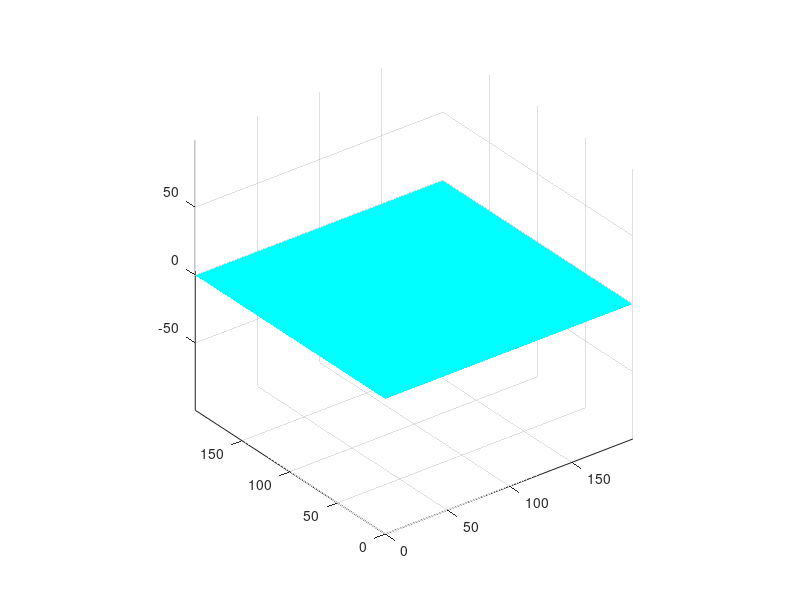

Recreate this plot in MATLAB. (Note: this script raises an error after producing the figure.)
c=1; % speed of wave;
dx=1; % space step;
dt=0.1; % time step;


szx=200;
szy=200; % sizes
tm=3000; % time
k=0.002; % decay factor
dp=0.01; % droplet probability per one time sterp
dsz=3; % droplet size
da=0.2; % droplet amplitude

gf=0.3; % gradient factor

x=0:dx:(szx-dx);
y=0:dx:(szy-dx); % space
t=0:dt:tm; % time

[X,Y] = meshgrid(x,y);

Lx=length(x);
Ly=length(y);

u=zeros(Ly,Lx); % initial value
%u(50,70)=100; 
uo=u; % previose = curent => velocties =0

close all;
hf=figure;
ha=axes;
% hi=imshow(I);
%hi=imagesc(x,y,u);
hi=surf(x,y,u);
set(hi,'EdgeColor','none','FaceColor',[0 1 1]);
%colorbar;
%set(ha,'clim',[-1 1]);
axis equal;
lighting phong;
light;

% cyan colormap:
% bl1=linspace(0,1,64)';
% bl2=linspace(0.0,1,64)';
% bl3=linspace(0.0,0,64)';
% bl=[bl3 bl2 bl1];
% colormap(bl);

D=[0 1 0; 1 -4 1; 0 1 0]; % 2d laplace operator

% sobel operator:
Gx=[-1 0 1; 
    -2 0 2;
    -1 0 1];
Gy=[-1 -2 -1;
    0 0 0;
    1 2 1];

kdt=k*dt;
c1=dt^2*c^2/dx^2;
lc=1;
dlc=15;
Ii=I;

% droplet as gaussian 
xd=-2*dsz:dx:2*dsz;
yd=-2*dsz:dx:2*dsz;
[Xd,Yd] = meshgrid(xd,yd);
Zd=-da*exp(-(Xd/dsz).^2-(Yd/dsz).^2);

for tt=t
    un=(2-kdt)*u+(kdt-1)*uo+c1*conv2(u,D,'same'); % new
    
    uo=u; % curent become old
    u=un; % new become current
    
    if mod(lc-1,dlc)==0
        %Xi=X+gf*conv2(u,Gx,'same');
        %Yi=Y+gf*conv2(u,Gy,'same');
        %Ii(:,:,1) = interp2(X,Y,double(I(:,:,1)),Xi,Yi,'*linear',255);
        %Ii(:,:,2) = interp2(X,Y,double(I(:,:,2)),Xi,Yi,'*linear',255);
        %Ii(:,:,3) = interp2(X,Y,double(I(:,:,3)),Xi,Yi,'*linear',255);
        %set(hi,'CData',Ii);
        %set(hi,'Cdata',u);
        set(hi,'ZData',u);
        set(gca,'zlim',[-3 3]);
        drawnow;
    end
    
    % droplets:
    if rand<dp
        x0d=2*dsz+1+(szx-4*dsz-2)*rand;
        y0d=2*dsz+1+(szy-4*dsz-2)*rand; % droplet center
        x0d=round(x0d);
        y0d=round(y0d);
        u(y0d-2*dsz:y0d+2*dsz,x0d-2*dsz:x0d+2*dsz)=...
            u(y0d-2*dsz:y0d+2*dsz,x0d-2*dsz:x0d+2*dsz)+Zd;
    end
    
    
    
    lc=lc+1;
end


